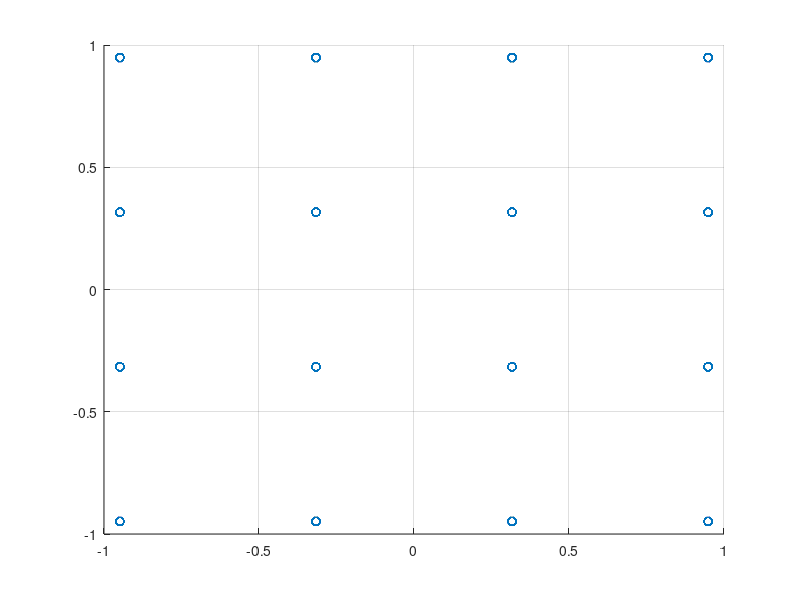
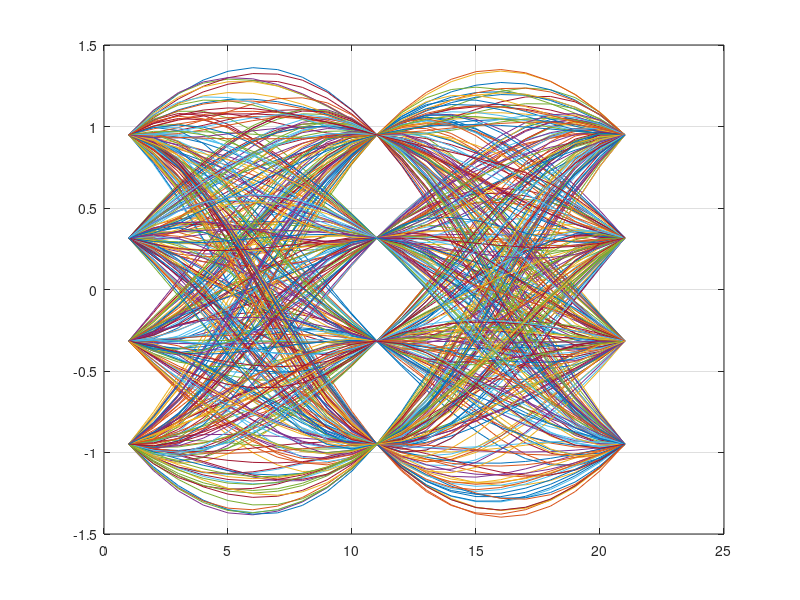
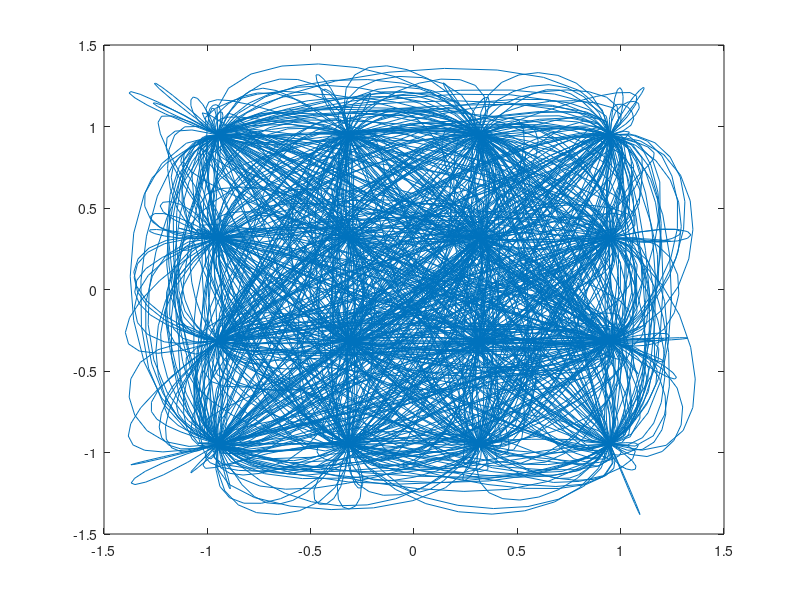
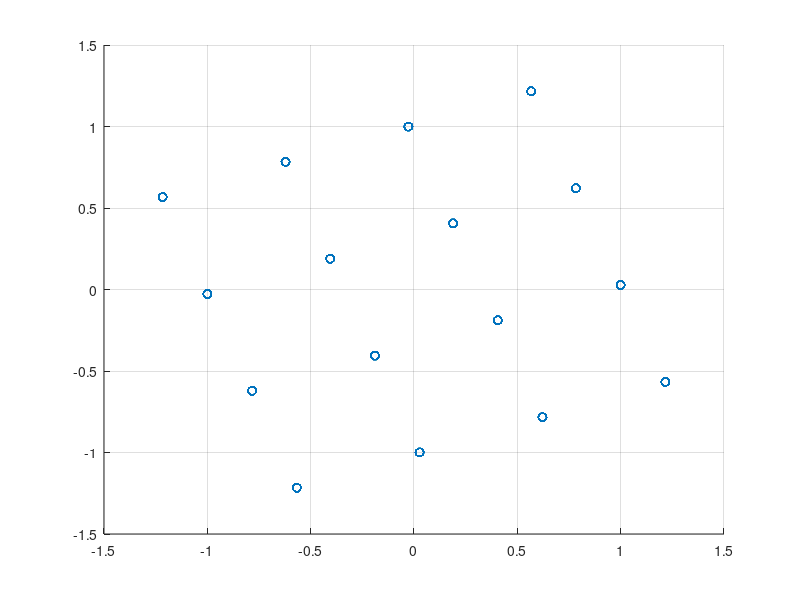

Source code (MATLAB) for these figures, in order:
% QPSK
% OQPSK


close all; clear; clc;
%%
N=4000;
m=randi([0,1],1,N);
d = 1/sqrt(10);

for i=1:1000
    if ((m(4*i - 3) == 0) && (m(4*i-1) == 1))
        I(i) = 3*d;
    elseif ((m(4*i - 3) == 0) && (m(4*i-1) == 0))
            I(i) = d;
    elseif ((m(4*i - 3) == 1) && (m(4*i-1) == 0))
            I(i) = -d;
    elseif ((m(4*i - 3) == 1) && (m(4*i-1) == 1))
            I(i) = -3*d;
    end

    if ((m(4*i - 2) == 0) && (m(4*i) == 1))
        Q(i) = 3*d;
    elseif ((m(4*i - 2) == 0) && (m(4*i) == 0))
            Q(i) = d;
    elseif ((m(4*i - 2) == 1) && (m(4*i) == 0))
            Q(i) = -d;
    elseif ((m(4*i - 2) == 1) && (m(4*i) == 1))
            Q(i) = -3*d;
    end    

end

for i=1:1000
    QAM(i) = I(i) + j * Q(i);
end

QAM_up = upsample(QAM, 10);
T=1/10^5;
t=-10*T:T/10:10*T;

beta2=0.5;
Fs=10/T;
F=linspace(-Fs/2,Fs/2,201);

RC_filter2=sinc(t./T).*cos(pi*beta2*t./T)./(1-(2*beta2*t./T).^2);

qpsk_conv=conv(QAM_up,RC_filter2,"same");

qpsk_sample=qpsk_conv(1:10:length(qpsk_conv));


%% qpsk phase offset = 0 frequency offset = 0

qpsk_I=real(qpsk_conv);
qpsk_Q=imag(qpsk_conv);
qpsk_I_sample=qpsk_I(1:10:length(qpsk_conv));
qpsk_Q_sample=qpsk_Q(1:10:length(qpsk_conv));
figure
scatter(qpsk_I_sample,qpsk_Q_sample);
grid on

figure
for i=1:400
    plot(qpsk_I(20*(i-1)+1:20*i+1));
    hold on
    grid on
end

figure
plot(qpsk_conv)

%% qpsk phase offset = 20 frequency offset = 0
p_offset = qpsk_conv .* exp(1i * pi/9);
p_offset_sample = p_offset(1:10:length(p_offset));
%p_offset = qpsk_sample * exp(1i * pi/9);

qpsk_I=real(p_offset_sample);
qpsk_Q=imag(p_offset_sample);
figure
scatter(qpsk_I,qpsk_Q);
grid on

figure
for i=1:400
    plot(real(p_offset(20*(i-1)+1:20*i+1)));
    hold on
    grid on
end

figure
plot(p_offset)

%% qpsk phase offset = 0 frequency offset = 1000hz
time=0:1/Fs:0.01-1/Fs;
p_offset = qpsk_conv.* exp(1i * 2*pi * 1000 * time);
p_offset_sample = p_offset(1:10:length(p_offset));
qpsk_I=real(p_offset_sample);
qpsk_Q=imag(p_offset_sample);
figure
scatter(qpsk_I,qpsk_Q);
grid on

figure
for i=1:400
    plot(real(p_offset(20*(i-1)+1:20*i+1)));
    hold on
    grid on
end

figure
plot(p_offset);

%% qpsk phase offset = 20 frequency offset = 0
p_offset = qpsk_conv .* exp(1i * pi/9);

%p_offset = qpsk_sample * exp(1i * pi/9);
s4 = real(qpsk_conv) + 1j * imag(p_offset);
s4_sample = s4(1:10:length(p_offset));

qpsk_I=real(s4_sample);
qpsk_Q=imag(s4_sample);
figure
scatter(qpsk_I,qpsk_Q);
grid on

figure
for i=1:400
    plot(real(p_offset(20*(i-1)+1:20*i+1)));
    hold on
    grid on
end

figure
plot(p_offset)

%%


%%
% alphabet=[exp(1j*pi*(1/4)),exp(1j*pi*(3/4)),exp(1j*pi*(5/4)),exp(1j*pi*(7/4))];
% 
% qpsk=randsrc(4000,1,alphabet);
% 
% qpsk_up=upsample(qpsk,10);
% 
% T=1/10^5;
% t=-10*T:T/10:10*T;
% beta2=0.5;
% 
% Fs=10/T;
% F=linspace(-Fs/2,Fs/2,201);
% 
% RC_filter2=sinc(t./T).*cos(pi*beta2*t./T)./(1-(2*beta2*t./T).^2);
% 
% qpsk_conv=conv(qpsk_up,RC_filter2,"same");
% 
% qpsk_sample=qpsk_conv(1:10:length(qpsk_conv));
% 
% qpsk_I=real(qpsk_sample);
% qpsk_Q=imag(qpsk_sample);
% 
% figure
% scatter(qpsk_I,qpsk_Q);
% grid on
% 
% qpsk_eye=real(qpsk_conv);
% 
% figure
% 
% for i=1:49
%     plot(qpsk_eye(20*(i-1)+1:20*i+1));
%     hold on
%     grid on
% end
% 
% figure
% plot(qpsk_conv);
% grid on

